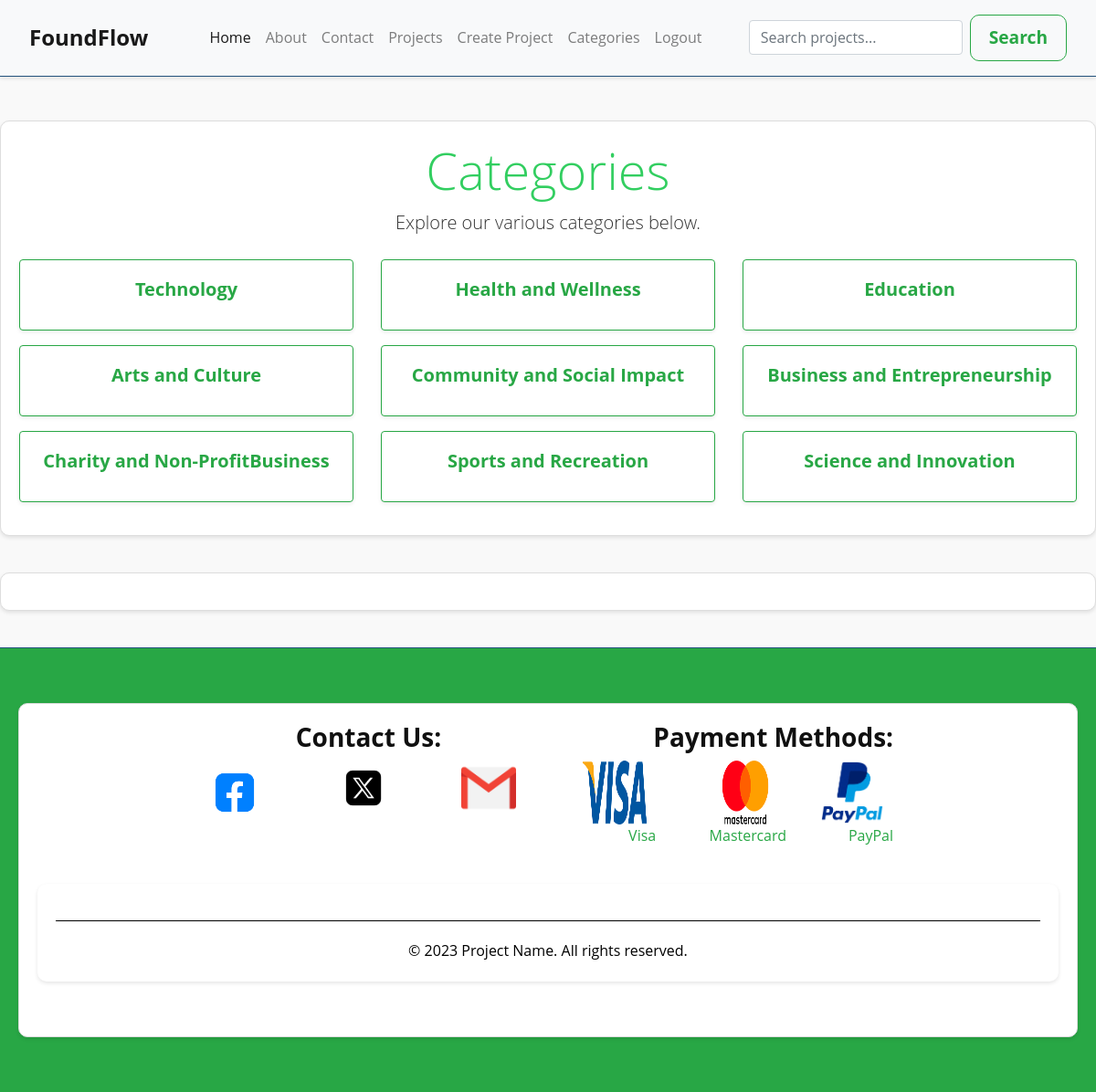
The app's page /founding/categories/ (signed in) with its own data.
### founding/models.py (models this page shows, shortened)
class Category(models.Model):
    name = models.CharField(max_length=100)

### founding/views.py (the view)
# urls.py: path('categories/', views.category_list, name='category_list'),
@login_required
def category_list(request):
    categories = Category.objects.all()
    return render(request, 'founding/category_list.html', {'categories': categories})

### founding/templates/founding/category_list.html (shortened to what this page needs)
{% extends 'base.html' %}
{% block content %}
<div class="container mt-5">
    <div class="text-center mb-4">
        <h2 class="display-4">Categories</h2>
        <p class="lead">Explore our various categories below.</p>
    </div>
    <div class="row">
        {% if categories %}
            {% for category in categories %}
                <div class="col-md-4 mb-3">
                    <div class="card border-success shadow-sm">
                        <div class="card-body text-center">
                            <h5 class="card-title text-success">{{ category.name }}</h5>
                        </div>
                    </div>
                </div>
            {% endfor %}
        {% else %}
            <div class="col-12">
                <div class="alert alert-info text-center" role="alert">
                    No categories found.
                </div>
            </div>
        {% endif %}
    </div>
</div>
{% endblock %}

### static/css/style.css (style rules this page uses)
* { box-sizing: border-box; margin: 0; padding: 0; }
body { font-family: 'Open Sans', sans-serif; line-height: 1.6; color: #333; background-color: #f9f9f9; }
h1, h2, h3, h4, h5, h6 { font-weight: bold; color: #32ce60; }
.container { max-width: 1200px; margin: 40px auto; padding: 20px; background-color: #fff; border: 1px solid #ddd; box-shadow: 0 2px 4px rgba(0, 0, 0, 0.1); border-radius: 10px; }

### records on screen
Category: name "Technology"
Category: name "Health and Wellness"
Category: name "Education"
Category: name "Arts and Culture"
Category: name "Community and Social Impact"
Category: name "Business and Entrepreneurship"
Category: name "Charity and Non-ProfitBusiness"
Category: name "Sports and Recreation"
Category: name "Science and Innovation"
